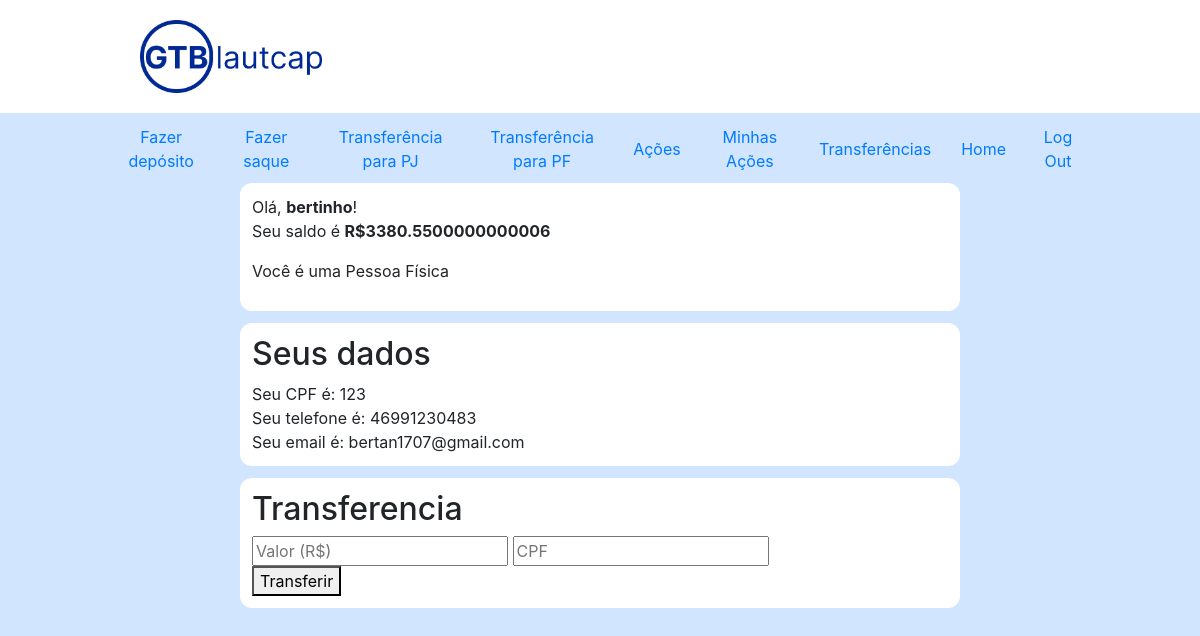
The app's page /transferenciaPFparaPF (signed in), older data.
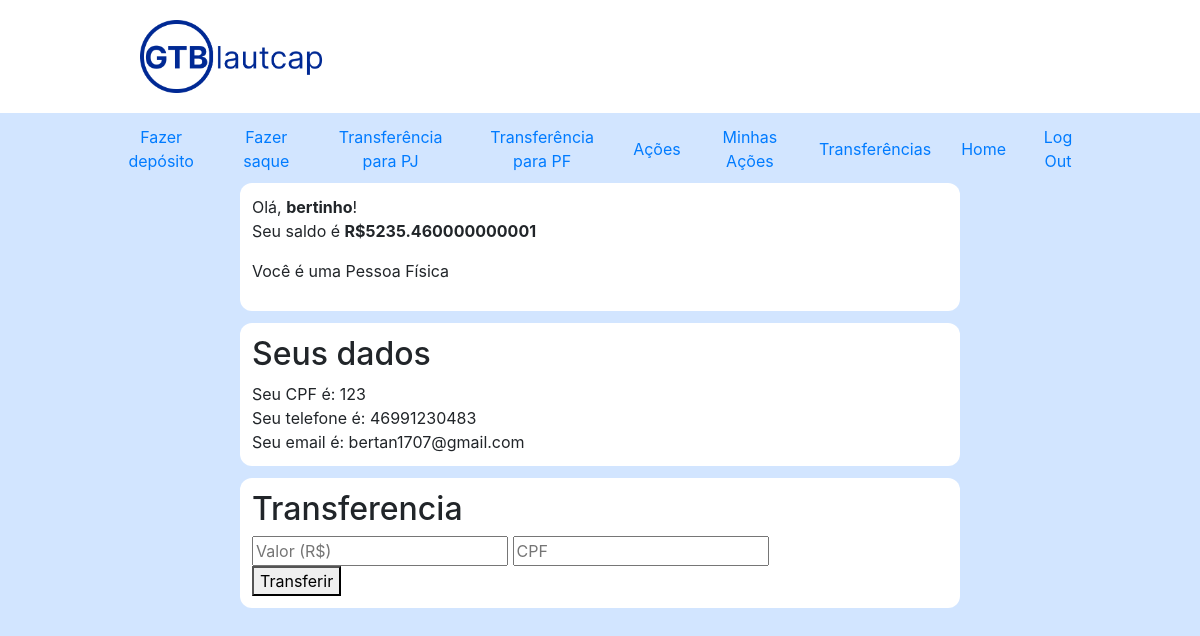
The same page, newer data.
### gtb/models.py (models this page shows, shortened)
class PessoaFisica(models.Model):
    user            = models.OneToOneField(User, on_delete=models.CASCADE)
    CPF             = models.CharField(max_length=15, null=False, blank=False, primary_key=True)
    nome_completo   = models.CharField(max_length=64, null=False, blank=False)
    telefone        = models.CharField(max_length=8, null=False, blank=False)
    saldo_da_conta  = models.FloatField(default=0, null=False, blank=False)

### gtb/viewsPF.py (the view)
# urls.py: path("transferenciaPFparaPF", viewsPF.transferenciaPFparaPF, name="transferenciaPFparaPF"),
@login_required
def transferenciaPFparaPF(request):
    if request.method == "POST":
        valor = request.POST["valor"]
        CPF_dest = request.POST["CPF"]
        if not valor:
            messages.error(request, "Insira o valor")
            cliente = models.PessoaFisica.objects.get(user=request.user)
            return render(request, "gtb/transferenciaparaPF.html", {
                "user": request.user,
                "cliente": cliente
            })
        if not CPF_dest:
            messages.error(request, "Insira CPF")
            cliente = models.PessoaFisica.objects.get(user=request.user)
            return render(request, "gtb/transferenciaparaPF.html", {
                "user": request.user,
                "cliente": cliente
            })
        currentUser = request.user
        sql_query_pf = """
        UPDATE gtb_pessoafisica
        SET saldo_da_conta = saldo_da_conta - %s
        WHERE user_id = %s;
        """
        sql_query_pj = """
        UPDATE gtb_pessoafisica
        SET saldo_da_conta = saldo_da_conta + %s
        WHERE CPF = %s;
        """
        sql_query_historico = """
            INSERT INTO gtb_historicotransferencias (horario, valor, recebeu, tipo_recebe, enviou, tipo_envia)
            VALUES (%s, %s, %s, %s, %s, %s)
        """
        with connection.cursor() as cursor:
            cursor.execute(sql_query_pf, [valor, currentUser.id])
            cursor.execute(sql_query_pj, [valor, CPF_dest])
            cursor.execute(sql_query_historico, [datetime.now(), valor, CPF_dest, 'PF', currentUser.id, 'PF'])
        cliente = models.PessoaFisica.objects.get(user=request.user)
        connection.commit()
        return render(request, "gtb/transferenciaparaPF.html", {
            "user": request.user,
            "cliente": cliente
        })
    else:
        cliente = models.PessoaFisica.objects.get(user=request.user)
        return render(request, "gtb/transferenciaparaPF.html", {
            "user": request.user,
            "cliente": cliente
        })

### gtb/templates/gtb/transferenciaparaPF.html (shortened to what this page needs)
{% extends "gtb/layout.html" %}
{% load filter %}
{% load static %}
{% block body %}
    {% if cliente %}
        {% if user.is_pessoaFisica %}
            <div class="info">
                <p>Olá, <b>{{ cliente.nome_completo }}</b>!<br>
                Seu saldo é <b>R${{ cliente.saldo_da_conta }}</b>  <br></p>
                <p> Você é uma Pessoa Física </p>
            </div>
            <div class="info">
                <h2>Seus dados</h2>
                Seu CPF é: {{ cliente.CPF }} <br>
                Seu telefone é: {{ cliente.telefone }} <br>
                Seu email é: {{ user.email }} <br>
            </div>
            <div class="info">
                <h2>Transferencia</h2>
                <form action="{% url 'transferenciaPFparaPF' %}" method="post">
                    <div>
                        <input class="bidInput" type="number" name="valor" placeholder="Valor (R$)">
                        <input class="bidInput" type="text" name="CPF" placeholder="CPF">
                    </div>
                    <div class="button">
                        <button type="submit">Transferir</button>
                </form>
            </div>
        {% endif %}
    {% endif %}
{% endblock %}

Row changes from the older to the newer data that the page shows:
changed PessoaFisica "bertinho": saldo_da_conta "3380.5500000000006" → "5235.460000000001"
